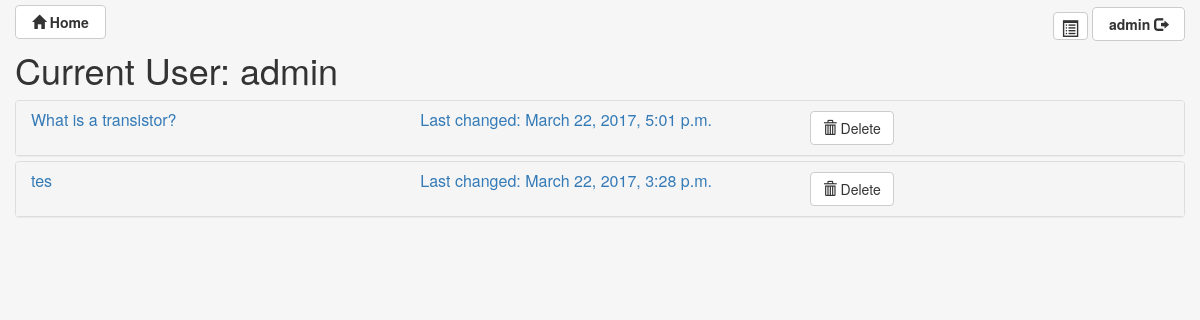
/forum/my_question (signed in), run on an earlier commit of the app's database.
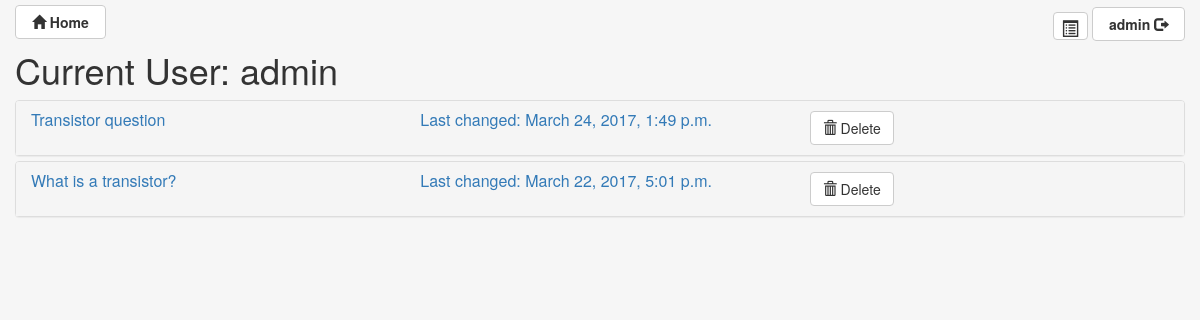
And on a later commit of the database.
### forum/models.py (models this page shows, shortened)
class Question(VoteModel, models.Model):
    question_name = models.CharField(max_length=60)
    question_text = models.TextField()
    question_created = models.DateTimeField('Date created', auto_now_add=True)  # Automatically stores creation date
    question_updated = models.DateTimeField('Date updated', auto_now=True)  # Automatically updates on save
    question_SuitableForQuiz = models.BooleanField(default=False)  # Stores whether answer can be used for quiz
    question_topic = models.ForeignKey(Topic, related_name='questions')
    user = models.ForeignKey(User, editable=False)

### forum/views.py (the view)
class my_questionView(generic.ListView):
    template_name = 'forum/my_question.html'
    context_object_name = 'my_question_list'
    def get_queryset(self):
        return Question.objects.filter(user=self.request.user).order_by(
            '-question_created')  # returns questions asked by inlogged user
    def get_context_data(self, **kwargs):
        context = super(my_questionView, self).get_context_data(**kwargs)
        context.update({
            'answer_list': Answer.objects.order_by('answer_created'),
            'user_name': self.request.user
        })
        return context

### forum/templates/forum/my_question.html (shortened to what this page needs)
{% extends 'forum/base.html' %}
{% block container-fluid %}
    <h1>Current User: {{ user_name }}</h1>
    {% if my_question_list %}
        <div class="panel-group" id="accordion">
            {% for question in my_question_list %}
                <div class="panel panel-default">
                    <div class="panel-heading">
                        <h4 class="panel-title">
                            <a data-toggle="collapse" data-parent="#accordion" href="#collapse{{ forloop.counter }}">
                                <div class="row">
                                    <div class="col-md-4">{{ question.question_name }}</div>
                                    <div class="col-md-4">Last changed: {{ question.question_updated }}
                                    </div>
                                    <div class="col-md-4">
                                    <a class="btn btn-default"
                                       href="{% url "delete_question" question_id=question.id %}">
                                        <span class="glyphicon glyphicon-trash" aria-hidden="true"></span> Delete
                                    </a>
                                    </div>
                                    </div>
                            </a>
                        </h4>
                    </div>
                </div>
            {% endfor %}
        </div>
    {% else %}
        <p>No questions are available.</p>
    {% endif %}
    <br>
{% endblock %}

### forum/templates/forum/base.html (shortened to what this page needs)
<!DOCTYPE html>
<html lang="en">
<head>
    {% load staticfiles %}
    <link rel='stylesheet' href="{% static 'forum/css/bootstrap.min.css' %}" type="text/css">
</head>
<body class="body" style="background-color: #f6f6f6">
<div class="container-fluid">
    <div class="left">
        <a class="btn btn-default" href="/forum" role="button"
           style=" width: 6.2em;  height: 2.2em;display:inline;">
            <label>&nbsp;<span class="glyphicon glyphicon-home" aria-hidden="true"></span> Home</label>&nbsp;
        </a>
    </div>
    <div class="right">
        {% if user.username %}
        <div>
            <a data-toggle="tooltip" title="List of your questions" class="btn btn-default"
               href="/forum/my_question"
               role="button" style=" width: 2.5em;  height: 2em;">
                <label><span class="glyphicon glyphicon-list-alt" aria-hidden="true"
                             style="transform: scale(1.2);padding-right: 30px"></span></label>
            </a>
            <a data-toggle="tooltip" title="Log out" class="btn btn-default" href="/forum/logout" role="button"
               style=" width: 6.2em;  height: 2.2em;display:inline;">
                <label>&nbsp;{{ user.username }} <span class="glyphicon glyphicon-log-out"
                                                       aria-hidden="true"></span></label>&nbsp;
            </a>
        </div>
        {% endif %}
    </div>
    <div style="padding-top: 30px">
        {% block container-fluid %}
        {% endblock %}
    </div>
</div>
</body>
</html>

### forum/templates/forum/base.html (style rules this page uses)
.right { float: right; padding-top: 12px; }
.left { float: left; padding-top: 12px; }

What changed in the data, as far as the page shows it:
removed Question: question_name "tes", question_updated "March 22, 2017, 3:28 p.m."
added Question: question_name "Transistor question", question_updated "March 24, 2017, 1:49 p.m."
